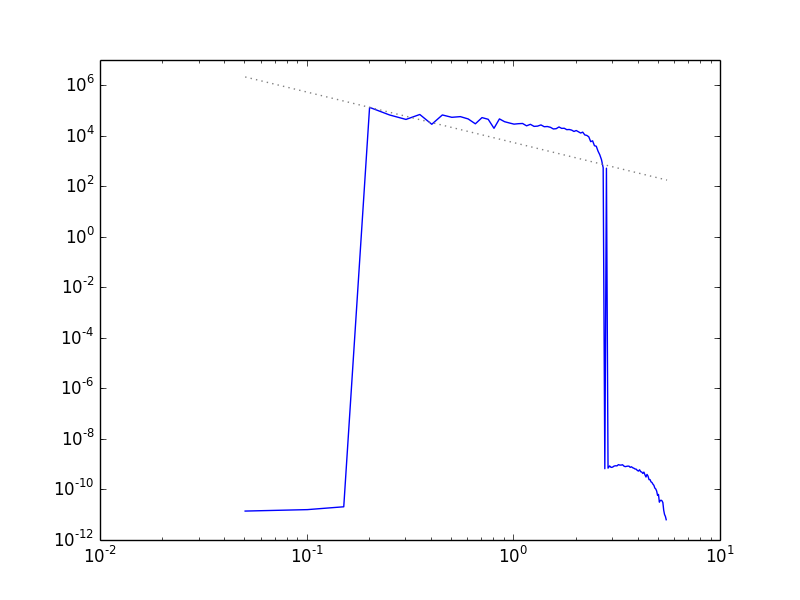

This figure's Python source:
# create some "fake" 3-d multimode data and create a power spectrum to
# illustrate that we have the scaling and normalization correct

import numpy as np
import matplotlib.pyplot as plt
from mpl_toolkits.axes_grid1 import AxesGrid

# number of discrete points in real space to sample
N = 64

index = -4.0

xmin = ymin = zmin = 0.0
xmax = ymax = zmax = 10.0

L = np.array([xmax - xmin, ymax - ymin, zmax - zmin])

phi = np.zeros((N,N,N), dtype=np.float64)

x = (np.arange(N)+0.5)*(xmax - xmin)/N + xmin
y = (np.arange(N)+0.5)*(ymax - ymin)/N + ymin
z = (np.arange(N)+0.5)*(zmax - zmin)/N + zmin

x3d, y3d, z3d = np.meshgrid(x, y, z, indexing="ij")

modes = 16

A_0 = 1000.0

# the minimum mode to consider -- to consider a single mode, set this
# to modes
mode_min = 1

# first pass -- count how many hits each k gets
weights = {}

for m in range(mode_min,modes+1):
    for n in range(mode_min,modes+1):
        for p in range(mode_min,modes+1):

            ii2 = m**2 + n**2 + p**2
            
            if not ii2 in weights.keys():
                weights[ii2] = 1
            else:
                weights[ii2] += 1


# amplitude of smallest k
print "min{k_x} = ", mode_min/L[0]

ii_min = 3*mode_min**2 
kmin = np.sqrt((mode_min/L[0])**2 + (mode_min/L[1])**2 + (mode_min/L[2])**2)
A_ksmall = A_0*kmin**index/(weights[ii_min]*4.0*np.pi*kmin**2)

print "amplitude of smallest k = ", np.sqrt(A_ksmall)
print "power at smallest k =     ", A_ksmall
print "weights at smallest k =   ", weights[ii_min]


# compute the function we will find the power spectrum of
for m in range(mode_min,modes+1):
    k_x = m/L[0]
    print "m = ", m

    for n in range(mode_min,modes+1):
        k_y = n/L[1]

        for p in range(mode_min,modes+1):
            k_z = p/L[2]

            ii2 = m**2 + n**2 + p**2

            k = np.sqrt(k_x**2 + k_y**2 + k_z**2)
            dA = 4.0*np.pi*k**2
            A = np.sqrt(A_0*k**index/(weights[ii2]*dA))

            phi += A*np.sin(2.0*np.pi*k_x*x3d + 
                            2.0*np.pi*k_y*y3d + 
                            2.0*np.pi*k_z*z3d)



#---------------------------------------------------------------------------
# plot the real-space function
#---------------------------------------------------------------------------
F = plt.figure()

grid = AxesGrid(F, (0.05, 0.1, 0.85, 0.85), 
                nrows_ncols = (1, 3),
                axes_pad = 1.1,
                label_mode = "all",
                share_all = False,
                cbar_location = "right",
                cbar_mode = "each",
                cbar_size = "3%",
                cbar_pad = "0%")


im = grid[0].imshow(phi[:,:,N/2], interpolation="nearest", origin="lower")
grid.cbar_axes[0].colorbar(im)

im = grid[1].imshow(phi[:,N/2,:], interpolation="nearest", origin="lower")
grid.cbar_axes[1].colorbar(im)

im = grid[2].imshow(phi[N/2,:,:], interpolation="nearest", origin="lower")
grid.cbar_axes[2].colorbar(im)

plt.savefig("phi.png")


#---------------------------------------------------------------------------
# now do the Fourier transform
#---------------------------------------------------------------------------
phi_hat = np.fft.fftn(phi)


# Parseval's theorem: sum of |phi(x)|**2 = sum of (1/N**3) |phi_hat(k)|**2
parseval_thm_realspace = np.sum(np.abs(phi)**2)
parseval_thm_fourier = np.sum(np.abs(phi_hat)**2)/N**3

print "sum of |phi(x)|**2         = {}".format(parseval_thm_realspace)
print "sum of |phihat(k)|**2/N**3 = {}".format(parseval_thm_fourier)
print " "
print "ratio = {}".format(parseval_thm_realspace/parseval_thm_fourier)
print "DC Offset = {}".format(phi_hat[0,0,0])


#---------------------------------------------------------------------------
# plot the Fourier transform
#---------------------------------------------------------------------------
plt.clf()

F = plt.figure()

grid = AxesGrid(F, (0.05, 0.1, 0.85, 0.85), 
                nrows_ncols = (1, 3),
                axes_pad = 1.1,
                label_mode = "all",
                share_all = False,
                cbar_location = "right",
                cbar_mode = "each",
                cbar_size = "3%",
                cbar_pad = "0%")


im = grid[0].imshow(np.abs(phi_hat[:,:,0]).T, interpolation="nearest", 
                    origin="lower")
grid[0].axes.xaxis.set_label_text("x")
grid[0].axes.yaxis.set_label_text("y")
grid.cbar_axes[0].colorbar(im)

im = grid[1].imshow(np.abs(phi_hat[:,0,:]).T, interpolation="nearest",
                    origin="lower")
grid[1].axes.xaxis.set_label_text("x")
grid[1].axes.yaxis.set_label_text("z")
grid.cbar_axes[1].colorbar(im)

im = grid[2].imshow(np.abs(phi_hat[0,:,:]).T, interpolation="nearest",
                    origin="lower")
grid[2].axes.xaxis.set_label_text("y")
grid[2].axes.yaxis.set_label_text("z")
grid.cbar_axes[2].colorbar(im)

plt.savefig("phihat.png")


#---------------------------------------------------------------------------
# normalization for power spectrum later
#---------------------------------------------------------------------------

# only a single octant is really unique
phi_hat = 8.0*phi_hat[0:N/2+1,0:N/2+1,0:N/2+1]

phi_hat = phi_hat/N**3


#---------------------------------------------------------------------------
# get the wavenumbers in physical [cm^{-1}] units
#---------------------------------------------------------------------------
kx = np.fft.rfftfreq(N)
kx = kx*N/L[0]

ky = np.fft.rfftfreq(N)
ky = ky*N/L[1]

kz = np.fft.rfftfreq(N)
kz = kz*N/L[2]

#---------------------------------------------------------------------------
# bin up |phi_hat| in terms of |k|
#---------------------------------------------------------------------------

dk = kx[1]-kx[0]

# we don't care about a wavenumber of 0, but we want the wavenumber
# bins centered on the physical values we care about
kmin = np.sqrt(kx[1]**2 + ky[1]**2 + kz[1]**2)-0.5*dk

num = int(np.sqrt(3)*N)
kmax = num*dk + kmin

bins = np.linspace(kmin, kmax, num+1, endpoint=True)

kx3d, ky3d, kz3d = np.meshgrid(kx, ky, kz, indexing="ij")

k = np.sqrt(kx3d**2 + ky3d**2 + kz3d**2)

whichbin = np.digitize(k.flat, bins)

ncount = np.bincount(whichbin)

E_spectrum = np.zeros(len(ncount)-1, dtype=np.float64)


for n in range(len(ncount)):
    if not ncount[n] == 0: 
        #E_spectrum[n-1] = np.sum((np.abs(phi_hat)).flat[whichbin==n]) /ncount[n]
        E_spectrum[n-1] = np.sum((np.abs(phi_hat)**2).flat[whichbin==n]) #/ncount[n]


print ncount

#---------------------------------------------------------------------------
# plot the power spectrum
#---------------------------------------------------------------------------

plt.clf()

k = 0.5*(bins[0:num] + bins[1:num+1])
if len(E_spectrum) < len(k):
    k = k[0:len(E_spectrum)]
else:
    E_spectrum = E_spectrum[0:len(k)]


print k.shape
print E_spectrum.shape

print k[0], k[1], dk

plt.loglog(k, E_spectrum)

ii = np.argmax(E_spectrum)
kmax = k[ii]
Emax = E_spectrum[ii]

plt.loglog(k, Emax*(k/kmax)**index, ls=":", color="0.5")
plt.ylim(1.e-10*Emax, 1.1*Emax)

plt.savefig("ps.png")


